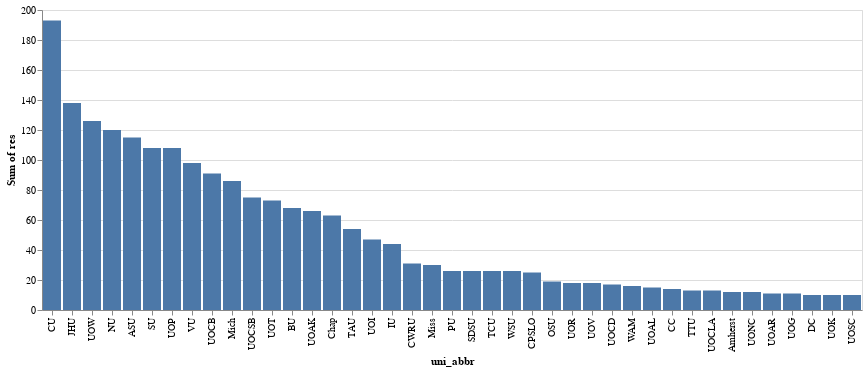

Here is the notebook cell this chart was saved with:
### Markdown cell above
### Aggregation: Sum
Altair allows us to apply aggregation options (e.g., `sum`, `count`, `average`, `min`, etc) to fields.
Visit the link for a listing of all [supported aggregation operations](https://vega.github.io/vega-lite/docs/aggregate.html#ops)

### Code cell
alt.Chart(data).mark_bar().encode(
    alt.X('uni_abbr:N', sort='-y'),
    alt.Y('sum(res)')
)

### Figure 1 — Vega-Lite specification as saved in the notebook (floating-point values rounded to 4 significant figures)
{"config": {"view": {"continuousWidth": 400, "continuousHeight": 300}}, "data": {"name": "data-625a034231e7cf75ff53895cdf90a07a"}, "mark": "bar", "encoding": {"x": {"type": "nominal", "field": "uni_abbr", "sort": "-y"}, "y": {"type": "quantitative", "aggregate": "sum", "field": "res"}}, "$schema": "https://vega.github.io/schema/vega-lite/v4.8.1.json", "datasets": {"data-625a034231e7cf75ff53895cdf90a07a": [{"uni": "Appalachian State University", "type": "Nonuse", "res": 46, "pct": 0.4, "state": "North Carolina", "region": "south", "uni_abbr": "ASU"}, {"uni": "Appalachian State University", "type": "No", "res": 53, "pct": 0.461, "state": "North Carolina", "region": "south", "uni_abbr": "ASU"}, {"uni": "Appalachian State University", "type": "Yes", "res": 16, "pct": 0.139, "state": "North Carolina", "region": "south", "uni_abbr": "ASU"}, {"uni": "Butler University", "type": "Nonuse", "res": 17, "pct": 0.25, "state": "Indiana", "region": "midwest", "uni_abbr": "BU"}, {"uni": "Butler University", "type": "No", "res": 44, "pct": 0.647, "state": "Indiana", "region": "midwest", "uni_abbr": "BU"}, {"uni": "Butler University", "type": "Yes", "res": 7, "pct": 0.103, "state": "Indiana", "region": "midwest", "uni_abbr": "BU"}, {"uni": "Cal Poly San Luis Obispo", "type": "Nonuse", "res": 7, "pct": 0.28, "state": "California", "region": "pacific", "uni_abbr": "CPSLO"}, {"uni": "Cal Poly San Luis Obispo", "type": "No", "res": 10, "pct": 0.4, "state": "California", "region": "pacific", "uni_abbr": "CPSLO"}, {"uni": "Cal Poly San Luis Obispo", "type": "Yes", "res": 8, "pct": 0.32, "state": "California", "region": "pacific", "uni_abbr": "CPSLO"}, {"uni": "Case Western Reserve University", "type": "Nonuse", "res": 12, "pct": 0.387, "state": "Ohio", "region": "midwest", "uni_abbr": "CWRU"}, {"uni": "Case Western Reserve University", "type": "No", "res": 12, "pct": 0.387, "state": "Ohio", "region": "midwest", "uni_abbr": "CWRU"}, {"uni": "Case Western Reserve University", "type": "Yes", "res": 7, "pct": 0.226, "state": "Ohio", "region": "midwest", "uni_abbr": "CWRU"}, {"uni": "Chapman University", "type": "Nonuse", "res": 19, "pct": 0.302, "state": "California", "region": "pacific", "uni_abbr": "Chap"}, {"uni": "Chapman University", "type": "No", "res": 31, "pct": 0.492, "state": "California", "region": "pacific", "uni_abbr": "Chap"}, {"uni": "Chapman University", "type": "Yes", "res": 13, "pct": 0.206, "state": "California", "region": "pacific", "uni_abbr": "Chap"}, {"uni": "Colby College", "type": "Nonuse", "res": 2, "pct": 0.143, "state": "Maine", "region": "northeast", "uni_abbr": "CC"}, {"uni": "Colby College", "type": "No", "res": 11, "pct": 0.786, "state": "Maine", "region": "northeast", "uni_abbr": "CC"}, {"uni": "Colby College", "type": "Yes", "res": 1, "pct": 0.071, "state": "Maine", "region": "northeast", "uni_abbr": "CC"}, {"uni": "College of William and Mary", "type": "Nonuse", "res": 6, "pct": 0.375, "state": "Virginia", "region": "south", "uni_abbr": "WAM"}, {"uni": "College of William and Mary", "type": "No", "res": 7, "pct": 0.438, "state": "Virginia", "region": "south", "uni_abbr": "WAM"}, {"uni": "College of William and Mary", "type": "Yes", "res": 3, "pct": 0.188, "state": "Virginia", "region": "south", "uni_abbr": "WAM"}, {"uni": "Cornell University", "type": "Nonuse", "res": 51, "pct": 0.264, "state": "New York", "region": "northeast", "uni_abbr": "CU"}, {"uni": "Cornell University", "type": "No", "res": 95, "pct": 0.492, "state": "New York", "region": "northeast", "uni_abbr": "CU"}, {"uni": "Cornell University", "type": "Yes", "res": 47, "pct": 0.244, "state": "New York", "region": "northeast", "uni_abbr": "CU"}, {"uni": "Dartmouth College", "type": "Nonuse", "res": 2, "pct": 0.2, "state": "New Hampshire", "region": "northeast", "uni_abbr": "DC"}, {"uni": "Dartmouth College", "type": "No", "res": 3, "pct": 0.3, "state": "New Hampshire", "region": "northeast", "uni_abbr": "DC"}, {"uni": "Dartmouth College", "type": "Yes", "res": 5, "pct": 0.5, "state": "New Hampshire", "region": "northeast", "uni_abbr": "DC"}, {"uni": "Indiana University", "type": "Nonuse", "res": 5, "pct": 0.114, "state": "Indiana", "region": "midwest", "uni_abbr": "IU"}, {"uni": "Indiana University", "type": "No", "res": 30, "pct": 0.682, "state": "Indiana", "region": "midwest", "uni_abbr": "IU"}, {"uni": "Indiana University", "type": "Yes", "res": 9, "pct": 0.205, "state": "Indiana", "region": "midwest", "uni_abbr": "IU"}, {"uni": "Johns Hopkins University", "type": "Nonuse", "res": 29, "pct": 0.21, "state": "Maryland", "region": "northeast", "uni_abbr": "JHU"}, {"uni": "Johns Hopkins University", "type": "No", "res": 76, "pct": 0.551, "state": "Maryland", "region": "northeast", "uni_abbr": "JHU"}, {"uni": "Johns Hopkins University", "type": "Yes", "res": 33, "pct": 0.239, "state": "Maryland", "region": "northeast", "uni_abbr": "JHU"}, {"uni": "Northwestern University", "type": "Nonuse", "res": 24, "pct": 0.2, "state": "Illinois", "region": "midwest", "uni_abbr": "NU"}, {"uni": "Northwestern University", "type": "No", "res": 65, "pct": 0.542, "state": "Illinois", "region": "midwest", "uni_abbr": "NU"}, {"uni": "Northwestern University", "type": "Yes", "res": 31, "pct": 0.258, "state": "Illinois", "region": "midwest", "uni_abbr": "NU"}, {"uni": "Ohio State University", "type": "Nonuse", "res": 1, "pct": 0.053, "state": "Ohio", "region": "midwest", "uni_abbr": "OSU"}, {"uni": "Ohio State University", "type": "No", "res": 12, "pct": 0.632, "state": "Ohio", "region": "midwest", "uni_abbr": "OSU"}, {"uni": "Ohio State University", "type": "Yes", "res": 6, "pct": 0.316, "state": "Ohio", "region": "midwest", "uni_abbr": "OSU"}, {"uni": "Purdue University", "type": "Nonuse", "res": 8, "pct": 0.308, "state": "Indiana", "region": "midwest", "uni_abbr": "PU"}, {"uni": "Purdue University", "type": "No", "res": 13, "pct": 0.5, "state": "Indiana", "region": "midwest", "uni_abbr": "PU"}, {"uni": "Purdue University", "type": "Yes", "res": 5, "pct": 0.192, "state": "Indiana", "region": "midwest", "uni_abbr": "PU"}, {"uni": "San Diego State University", "type": "Nonuse", "res": 6, "pct": 0.231, "state": "California", "region": "pacific", "uni_abbr": "SDSU"}, {"uni": "San Diego State University", "type": "No", "res": 15, "pct": 0.577, "state": "California", "region": "pacific", "uni_abbr": "SDSU"}, {"uni": "San Diego State University", "type": "Yes", "res": 5, "pct": 0.192, "state": "California", "region": "pacific", "uni_abbr": "SDSU"}, {"uni": "Stanford University", "type": "Nonuse", "res": 37, "pct": 0.343, "state": "California", "region": "pacific", "uni_abbr": "SU"}, {"uni": "Stanford University", "type": "No", "res": 58, "pct": 0.537, "state": "California", "region": "pacific", "uni_abbr": "SU"}, {"uni": "Stanford University", "type": "Yes", "res": 13, "pct": 0.12, "state": "California", "region": "pacific", "uni_abbr": "SU"}, {"uni": "Texas A&M University", "type": "Nonuse", "res": 12, "pct": 0.222, "state": "Texas", "region": "mountain", "uni_abbr": "TAU"}, {"uni": "Texas A&M University", "type": "No", "res": 29, "pct": 0.537, "state": "Texas", "region": "mountain", "uni_abbr": "TAU"}, {"uni": "Texas A&M University", "type": "Yes", "res": 13, "pct": 0.241, "state": "Texas", "region": "mountain", "uni_abbr": "TAU"}, {"uni": "Texas Christian University", "type": "Nonuse", "res": 10, "pct": 0.385, "state": "Texas", "region": "mountain", "uni_abbr": "TCU"}, {"uni": "Texas Christian University", "type": "No", "res": 8, "pct": 0.308, "state": "Texas", "region": "mountain", "uni_abbr": "TCU"}, {"uni": "Texas Christian University", "type": "Yes", "res": 8, "pct": 0.308, "state": "Texas", "region": "mountain", "uni_abbr": "TCU"}, {"uni": "Texas Tech University", "type": "Nonuse", "res": 5, "pct": 0.385, "state": "Texas", "region": "mountain", "uni_abbr": "TTU"}, {"uni": "Texas Tech University", "type": "No", "res": 5, "pct": 0.385, "state": "Texas", "region": "mountain", "uni_abbr": "TTU"}, {"uni": "Texas Tech University", "type": "Yes", "res": 3, "pct": 0.231, "state": "Texas", "region": "mountain", "uni_abbr": "TTU"}, {"uni": "UMass Amherst", "type": "Nonuse", "res": 3, "pct": 0.25, "state": "Massachusetts", "region": "northeast", "uni_abbr": "Amherst"}, {"uni": "UMass Amherst", "type": "No", "res": 6, "pct": 0.5, "state": "Massachusetts", "region": "northeast", "uni_abbr": "Amherst"}, {"uni": "UMass Amherst", "type": "Yes", "res": 3, "pct": 0.25, "state": "Massachusetts", "region": "northeast", "uni_abbr": "Amherst"}, {"uni": "University of Alabama", "type": "Nonuse", "res": 2, "pct": 0.133, "state": "Alabama", "region": "south", "uni_abbr": "UOAL"}, {"uni": "University of Alabama", "type": "No", "res": 11, "pct": 0.733, "state": "Alabama", "region": "south", "uni_abbr": "UOAL"}, {"uni": "University of Alabama", "type": "Yes", "res": 2, "pct": 0.133, "state": "Alabama", "region": "south", "uni_abbr": "UOAL"}, {"uni": "University of Arizona", "type": "Nonuse", "res": 3, "pct": 0.273, "state": "Arizona", "region": "pacific", "uni_abbr": "UOAR"}, {"uni": "University of Arizona", "type": "No", "res": 4, "pct": 0.364, "state": "Arizona", "region": "pacific", "uni_abbr": "UOAR"}, {"uni": "University of Arizona", "type": "Yes", "res": 4, "pct": 0.364, "state": "Arizona", "region": "pacific", "uni_abbr": "UOAR"}, {"uni": "University of Arkansas", "type": "Nonuse", "res": 19, "pct": 0.288, "state": "Arkansas", "region": "south", "uni_abbr": "UOAK"}, {"uni": "University of Arkansas", "type": "No", "res": 35, "pct": 0.53, "state": "Arkansas", "region": "south", "uni_abbr": "UOAK"}, {"uni": "University of Arkansas", "type": "Yes", "res": 12, "pct": 0.182, "state": "Arkansas", "region": "south", "uni_abbr": "UOAK"}, {"uni": "University of California, Berkeley", "type": "Nonuse", "res": 19, "pct": 0.209, "state": "California", "region": "pacific", "uni_abbr": "UOCB"}, {"uni": "University of California, Berkeley", "type": "No", "res": 47, "pct": 0.516, "state": "California", "region": "pacific", "uni_abbr": "UOCB"}, {"uni": "University of California, Berkeley", "type": "Yes", "res": 25, "pct": 0.275, "state": "California", "region": "pacific", "uni_abbr": "UOCB"}, {"uni": "University of California, Davis", "type": "Nonuse", "res": 6, "pct": 0.353, "state": "California", "region": "pacific", "uni_abbr": "UOCD"}, {"uni": "University of California, Davis", "type": "No", "res": 8, "pct": 0.471, "state": "California", "region": "pacific", "uni_abbr": "UOCD"}, {"uni": "University of California, Davis", "type": "Yes", "res": 3, "pct": 0.176, "state": "California", "region": "pacific", "uni_abbr": "UOCD"}, {"uni": "University of California, Los Angeles", "type": "Nonuse", "res": 5, "pct": 0.385, "state": "California", "region": "pacific", "uni_abbr": "UOCLA"}, {"uni": "University of California, Los Angeles", "type": "No", "res": 7, "pct": 0.538, "state": "California", "region": "pacific", "uni_abbr": "UOCLA"}, {"uni": "University of California, Los Angeles", "type": "Yes", "res": 1, "pct": 0.077, "state": "California", "region": "pacific", "uni_abbr": "UOCLA"}, {"uni": "University of California, Santa Barbara", "type": "Nonuse", "res": 17, "pct": 0.227, "state": "California", "region": "pacific", "uni_abbr": "UOCSB"}, {"uni": "University of California, Santa Barbara", "type": "No", "res": 34, "pct": 0.453, "state": "California", "region": "pacific", "uni_abbr": "UOCSB"}, {"uni": "University of California, Santa Barbara", "type": "Yes", "res": 24, "pct": 0.32, "state": "California", "region": "pacific", "uni_abbr": "UOCSB"}, {"uni": "University of Georgia", "type": "Nonuse", "res": 1, "pct": 0.091, "state": "Georgia", "region": "south", "uni_abbr": "UOG"}, {"uni": "University of Georgia", "type": "No", "res": 9, "pct": 0.818, "state": "Georgia", "region": "south", "uni_abbr": "UOG"}, {"uni": "University of Georgia", "type": "Yes", "res": 1, "pct": 0.091, "state": "Georgia", "region": "south", "uni_abbr": "UOG"}, {"uni": "University of Illinois", "type": "Nonuse", "res": 8, "pct": 0.17, "state": "Illinois", "region": "midwest", "uni_abbr": "UOI"}, {"uni": "University of Illinois", "type": "No", "res": 29, "pct": 0.617, "state": "Illinois", "region": "midwest", "uni_abbr": "UOI"}, {"uni": "University of Illinois", "type": "Yes", "res": 10, "pct": 0.213, "state": "Illinois", "region": "midwest", "uni_abbr": "UOI"}, {"uni": "University of Kansas", "type": "Nonuse", "res": 2, "pct": 0.2, "state": "Kansas", "region": "midwest", "uni_abbr": "UOK"}, {"uni": "University of Kansas", "type": "No", "res": 5, "pct": 0.5, "state": "Kansas", "region": "midwest", "uni_abbr": "UOK"}, {"uni": "University of Kansas", "type": "Yes", "res": 3, "pct": 0.3, "state": "Kansas", "region": "midwest", "uni_abbr": "UOK"}, {"uni": "University of Michigan", "type": "Nonuse", "res": 23, "pct": 0.267, "state": "Michigan", "region": "midwest", "uni_abbr": "Mich"}, {"uni": "University of Michigan", "type": "No", "res": 49, "pct": 0.57, "state": "Michigan", "region": "midwest", "uni_abbr": "Mich"}, {"uni": "University of Michigan", "type": "Yes", "res": 14, "pct": 0.163, "state": "Michigan", "region": "midwest", "uni_abbr": "Mich"}, {"uni": "University of Missouri", "type": "Nonuse", "res": 8, "pct": 0.267, "state": "Missouri", "region": "midwest", "uni_abbr": "Miss"}, {"uni": "University of Missouri", "type": "No", "res": 15, "pct": 0.5, "state": "Missouri", "region": "midwest", "uni_abbr": "Miss"}, {"uni": "University of Missouri", "type": "Yes", "res": 7, "pct": 0.233, "state": "Missouri", "region": "midwest", "uni_abbr": "Miss"}, {"uni": "University of North Carolina", "type": "Nonuse", "res": 3, "pct": 0.25, "state": "North Carolina", "region": "south", "uni_abbr": "UONC"}, {"uni": "University of North Carolina", "type": "No", "res": 8, "pct": 0.667, "state": "North Carolina", "region": "south", "uni_abbr": "UONC"}, {"uni": "University of North Carolina", "type": "Yes", "res": 1, "pct": 0.083, "state": "North Carolina", "region": "south", "uni_abbr": "UONC"}, {"uni": "University of Pennsylvania", "type": "Nonuse", "res": 24, "pct": 0.222, "state": "Pennsylvania", "region": "northeast", "uni_abbr": "UOP"}, {"uni": "University of Pennsylvania", "type": "No", "res": 60, "pct": 0.556, "state": "Pennsylvania", "region": "northeast", "uni_abbr": "UOP"}, {"uni": "University of Pennsylvania", "type": "Yes", "res": 24, "pct": 0.222, "state": "Pennsylvania", "region": "northeast", "uni_abbr": "UOP"}, {"uni": "University of Richmond", "type": "Nonuse", "res": 7, "pct": 0.389, "state": "Virginia", "region": "south", "uni_abbr": "UOR"}, {"uni": "University of Richmond", "type": "No", "res": 9, "pct": 0.5, "state": "Virginia", "region": "south", "uni_abbr": "UOR"}, {"uni": "University of Richmond", "type": "Yes", "res": 2, "pct": 0.111, "state": "Virginia", "region": "south", "uni_abbr": "UOR"}, {"uni": "University of Southern California", "type": "Nonuse", "res": 2, "pct": 0.2, "state": "California", "region": "pacific", "uni_abbr": "UOSC"}, {"uni": "University of Southern California", "type": "No", "res": 7, "pct": 0.7, "state": "California", "region": "pacific", "uni_abbr": "UOSC"}, {"uni": "University of Southern California", "type": "Yes", "res": 1, "pct": 0.1, "state": "California", "region": "pacific", "uni_abbr": "UOSC"}, {"uni": "University of Texas", "type": "Nonuse", "res": 26, "pct": 0.356, "state": "Texas", "region": "mountain", "uni_abbr": "UOT"}, {"uni": "University of Texas", "type": "No", "res": 35, "pct": 0.479, "state": "Texas", "region": "mountain", "uni_abbr": "UOT"}, {"uni": "University of Texas", "type": "Yes", "res": 12, "pct": 0.164, "state": "Texas", "region": "mountain", "uni_abbr": "UOT"}, {"uni": "University of Virginia", "type": "Nonuse", "res": 8, "pct": 0.444, "state": "Virginia", "region": "south", "uni_abbr": "UOV"}, {"uni": "University of Virginia", "type": "No", "res": 7, "pct": 0.389, "state": "Virginia", "region": "south", "uni_abbr": "UOV"}, {"uni": "University of Virginia", "type": "Yes", "res": 3, "pct": 0.167, "state": "Virginia", "region": "south", "uni_abbr": "UOV"}, {"uni": "University of Wisconsin-Madison", "type": "Nonuse", "res": 21, "pct": 0.167, "state": "Wisconsin", "region": "midwest", "uni_abbr": "UOW"}, {"uni": "University of Wisconsin-Madison", "type": "No", "res": 71, "pct": 0.563, "state": "Wisconsin", "region": "midwest", "uni_abbr": "UOW"}, {"uni": "University of Wisconsin-Madison", "type": "Yes", "res": 34, "pct": 0.27, "state": "Wisconsin", "region": "midwest", "uni_abbr": "UOW"}, {"uni": "Vanderbilt University", "type": "Nonuse", "res": 12, "pct": 0.122, "state": "Tennessee", "region": "south", "uni_abbr": "VU"}, {"uni": "Vanderbilt University", "type": "No", "res": 63, "pct": 0.643, "state": "Tennessee", "region": "south", "uni_abbr": "VU"}, {"uni": "Vanderbilt University", "type": "Yes", "res": 23, "pct": 0.235, "state": "Tennessee", "region": "south", "uni_abbr": "VU"}, {"uni": "Washington State University", "type": "Nonuse", "res": 6, "pct": 0.231, "state": "Washington", "region": "pacific", "uni_abbr": "WSU"}, {"uni": "Washington State University", "type": "No", "res": 12, "pct": 0.462, "state": "Washington", "region": "pacific", "uni_abbr": "WSU"}, {"uni": "Washington State University", "type": "Yes", "res": 8, "pct": 0.308, "state": "Washington", "region": "pacific", "uni_abbr": "WSU"}]}}
